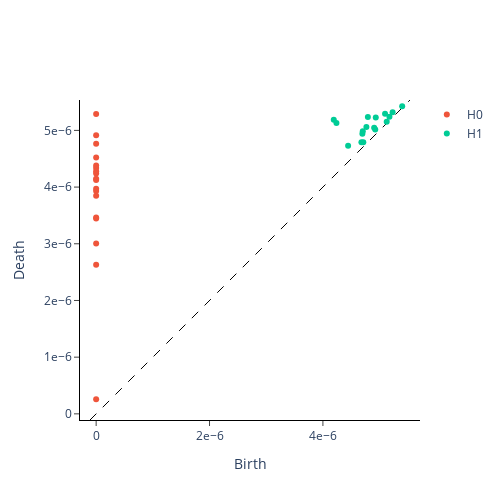

Source (notebook cell):
### Code cell
L=lead_matrix_1(time_series)
dgm=rev_directed(L)
plot_diagram(dgm[0])
